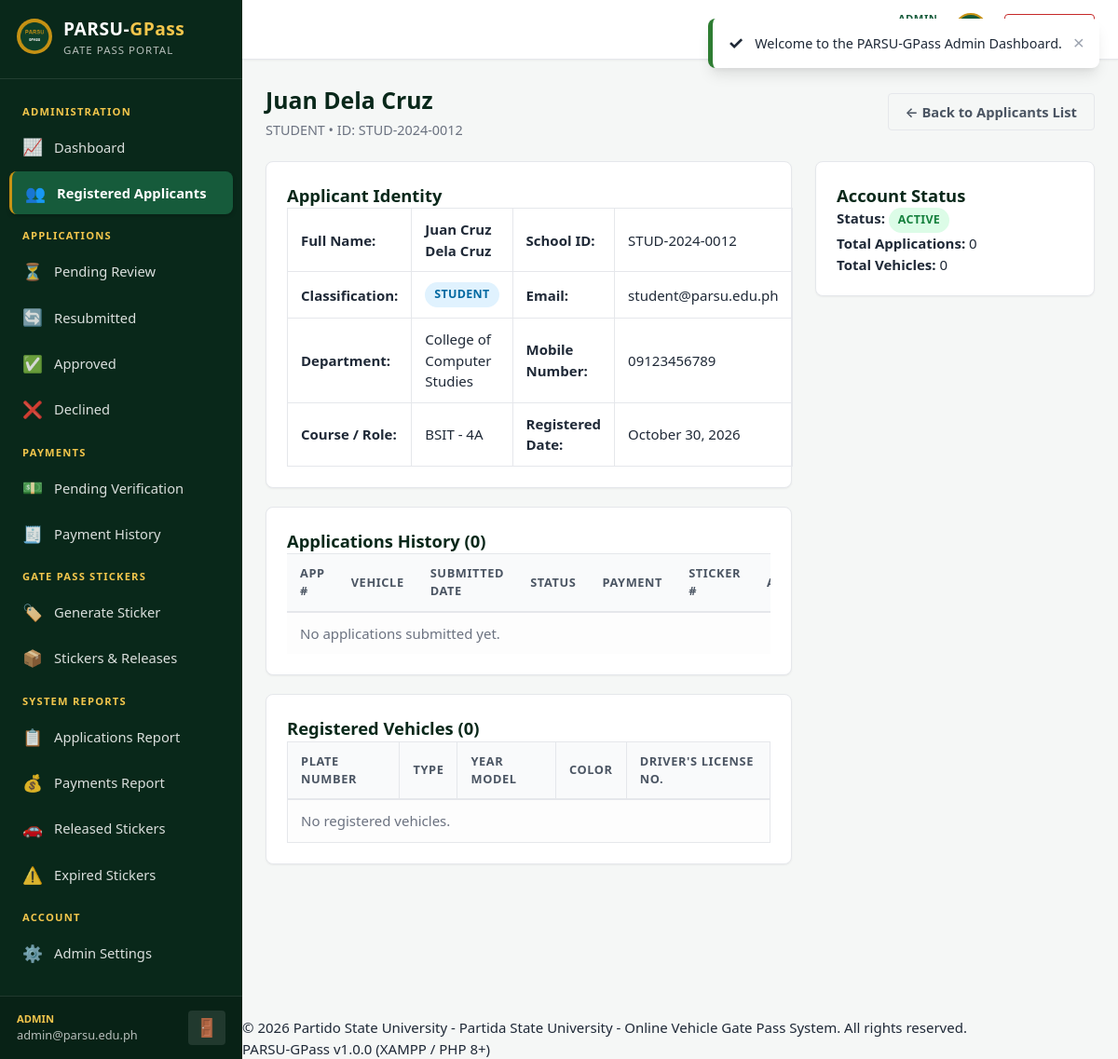
Screenshot of /admin/applicants/view.php?id=1 (signed in) with the database file from the repository.
### tables this page shows
CREATE TABLE `applicant_profiles` (
  `applicant_id` INT AUTO_INCREMENT PRIMARY KEY,
  `user_id` INT NOT NULL UNIQUE,
  `applicant_type` ENUM('student', 'employee') NOT NULL,
  `school_id` VARCHAR(50) NOT NULL UNIQUE,
  `first_name` VARCHAR(100) NOT NULL,
  `middle_name` VARCHAR(100) NULL DEFAULT NULL,
  `last_name` VARCHAR(100) NOT NULL,
  `suffix` VARCHAR(20) NULL DEFAULT NULL,
  `contact_number` VARCHAR(30) NOT NULL,
  `department` VARCHAR(150) NOT NULL,
  `course_year_section` VARCHAR(150) NULL DEFAULT NULL,
  `created_at` TIMESTAMP NOT NULL DEFAULT CURRENT_TIMESTAMP,
  CONSTRAINT `fk_applicant_user` FOREIGN KEY (`user_id`) REFERENCES `users` (`user_id`) ON DELETE CASCADE
);

CREATE TABLE `users` (
  `user_id` INT AUTO_INCREMENT PRIMARY KEY,
  `email` VARCHAR(150) NOT NULL UNIQUE,
  `password` VARCHAR(255) NOT NULL,
  `account_role` ENUM('applicant', 'admin') NOT NULL DEFAULT 'applicant',
  `account_status` ENUM('active', 'inactive') NOT NULL DEFAULT 'active',
  `created_at` TIMESTAMP NOT NULL DEFAULT CURRENT_TIMESTAMP
);

### includes/functions.php (called while the page is built, shortened)
<?php
function e(?string $string): string {
    return htmlspecialchars((string)$string, ENT_QUOTES, 'UTF-8');
}

### admin/applicants/view.php (the view, shortened to what this page needs)
<?php
$db = getDBConnection();
$applicantId = (int)($_GET['id'] ?? 0);
$stmt = $db->prepare("
    SELECT ap.*, u.email, u.account_status
    FROM applicant_profiles ap
    JOIN users u ON ap.user_id = u.user_id
    WHERE ap.applicant_id = ?
");
$stmt->execute([$applicantId]);
$applicant = $stmt->fetch();
$appStmt = $db->prepare("
    SELECT a.*, v.vehicle_type, v.plate_number, v.year_model, v.color,
           p.payment_status, p.amount,
           s.sticker_number, s.sticker_status
    FROM applications a
    JOIN vehicles v ON a.vehicle_id = v.vehicle_id
    LEFT JOIN payments p ON a.application_id = p.application_id
    LEFT JOIN gate_pass_stickers s ON a.application_id = s.application_id
    WHERE a.applicant_id = ?
    ORDER BY a.application_id DESC
");
$appStmt->execute([$applicantId]);
$applications = $appStmt->fetchAll();
$vehStmt = $db->prepare("SELECT * FROM vehicles WHERE applicant_id = ? ORDER BY created_at DESC");
$vehStmt->execute([$applicantId]);
$vehicles = $vehStmt->fetchAll();
include __DIR__ . '/../../includes/header.php';
?>
<div class="page-title-bar">
    <div>
        <h1 class="page-title"><?= e($applicant['first_name'] . ' ' . $applicant['last_name']) ?></h1>
        <p class="page-subtitle"><?= strtoupper(e($applicant['applicant_type'])) ?> &bull; ID: <?= e($applicant['school_id']) ?></p>
    </div>
    <div class="header-action-group">
        <a href="<?= BASE_URL ?>/admin/applicants/list.php" class="btn btn-outline-secondary">← Back to Applicants List</a>
    </div>
</div>
<div class="app-details-grid">
    <div class="app-details-main">
        <div class="card" style="margin-bottom: 20px;">
            <div class="card-header-tabs">
                <h3 class="card-heading">Applicant Identity</h3>
            </div>
            <table class="table table-bordered">
                <tbody>
                    <tr>
                        <th style="width: 25%;">Full Name:</th>
                        <td class="font-bold"><?= e(trim($applicant['first_name'] . ' ' . $applicant['middle_name'] . ' ' . $applicant['last_name'] . ' ' . $applicant['suffix'])) ?></td>
                        <th style="width: 25%;">School ID:</th>
                        <td><?= e($applicant['school_id']) ?></td>
                    </tr>
                    <tr>
                        <th>Classification:</th>
                        <td><span class="badge <?= $applicant['applicant_type'] === 'employee' ? 'badge-indigo' : 'badge-primary' ?>"><?= ucfirst(e($applicant['applicant_type'])) ?></span></td>
                        <th>Email:</th>
                        <td><?= e($applicant['email']) ?></td>
                    </tr>
                    <tr>
                        <th>Department:</th>
                        <td><?= e($applicant['department']) ?></td>
                        <th>Mobile Number:</th>
                        <td><?= e($applicant['contact_number']) ?></td>
                    </tr>
                    <tr>
                        <th>Course / Role:</th>
                        <td><?= e($applicant['course_year_section'] ?? 'N/A') ?></td>
                        <th>Registered Date:</th>
                        <td><?= date('F d, Y', strtotime($applicant['created_at'])) ?></td>
                    </tr>
                </tbody>
            </table>
        </div>
        <div class="card" style="margin-bottom: 20px;">
            <div class="card-header-tabs">
                <h3 class="card-heading">Applications History (<?= count($applications) ?>)</h3>
            </div>
            <div class="table-responsive">
                <table class="table table-hover table-striped">
                    <thead>
                        <tr>
                            <th>App #</th>
                            <th>Vehicle</th>
                            <th>Submitted Date</th>
                            <th>Status</th>
                            <th>Payment</th>
                            <th>Sticker #</th>
                            <th>Action</th>
                        </tr>
                    </thead>
                    <tbody>
                        <?php if (empty($applications)): ?>
                            <tr>
                                <td colspan="7" class="text-center text-muted">No applications submitted yet.</td>
                            </tr>
                        <?php endif; ?>
                    </tbody>
                </table>
            </div>
        </div>
        <div class="card">
            <div class="card-header-tabs">
                <h3 class="card-heading">Registered Vehicles (<?= count($vehicles) ?>)</h3>
            </div>
            <table class="table table-striped table-bordered">
                <thead>
                    <tr>
                        <th>Plate Number</th>
                        <th>Type</th>
                        <th>Year Model</th>
                        <th>Color</th>
                        <th>Driver's License No.</th>
                    </tr>
                </thead>
                <tbody>
                    <?php if (empty($vehicles)): ?>
                        <tr>
                            <td colspan="5" class="text-center text-muted">No registered vehicles.</td>
                        </tr>
                    <?php endif; ?>
                </tbody>
            </table>
        </div>
    </div>
    <div class="app-details-sidebar">
        <div class="card">
            <div class="card-header-tabs">
                <h3 class="card-heading">Account Status</h3>
            </div>
            <p><strong>Status:</strong> <span class="badge badge-success"><?= strtoupper(e($applicant['account_status'])) ?></span></p>
            <p><strong>Total Applications:</strong> <?= count($applications) ?></p>
            <p><strong>Total Vehicles:</strong> <?= count($vehicles) ?></p>
        </div>
    </div>
</div>
<?php include __DIR__ . '/../../includes/footer.php'; ?>

### assets/css/style.css (style rules this page uses)
:root { --primary-color: #0e3e28; --primary-light: #165b3b; --primary-dark: #09281a; --gold-color: #c69214; --gold-light: #f3c64c; --gold-dark: #9e730a; --accent-indigo: #3b429f; --success-color: #2e7d32; --danger-color: #c62828; --warning-color: #ef6c00; --info-color: #0277bd; --bg-main: #f5f7f6; --bg-surface: #ffffff; --text-primary: #1f2937; --text-secondary: #4b5563; --text-muted: #6b7280; --border-color: #e5e7eb; --border-light: #f3f4f6; --font-sans: system-ui, -apple-system, 'Segoe UI', Roboto, Helvetica, Arial, sans-serif; --shadow-sm: 0 1px 2px 0 rgba(0, 0, 0, 0.05); --shadow-md: 0 4px 6px -1px rgba(0, 0, 0, 0.08), 0 2px 4px -1px rgba(0, 0, 0, 0.04); --shadow-lg: 0 10px 15px -3px rgba(0, 0, 0, 0.1), 0 4px 6px -2px rgba(0, 0, 0, 0.05); --radius-sm: 4px; --radius-md: 8px; --radius-lg: 12px; }
*, *::before, *::after { box-sizing: border-box; margin: 0; padding: 0; }
body { font-family: var(--font-sans); font-size: 15px; line-height: 1.5; color: var(--text-primary); background-color: var(--bg-main); -webkit-font-smoothing: antialiased; }
a { color: var(--primary-light); text-decoration: none; transition: color 0.2s ease; }
.font-bold { font-weight: 700; }
.text-muted { color: var(--text-muted) !important; }
.text-center { text-align: center; }
.card { background-color: var(--bg-surface); border-radius: var(--radius-md); border: 1px solid var(--border-color); box-shadow: var(--shadow-sm); padding: 22px; }
.card-heading { font-size: 1.15rem; font-weight: 700; color: var(--primary-dark); }
.page-title-bar { display: flex; align-items: center; justify-content: space-between; margin-bottom: 22px; flex-wrap: wrap; gap: 15px; }
.page-title { font-size: 1.55rem; font-weight: 800; color: var(--primary-dark); }
.page-subtitle { font-size: 0.9rem; color: var(--text-muted); margin-top: 3px; }
.header-action-group { display: flex; align-items: center; gap: 10px; }
.btn { display: inline-flex; align-items: center; justify-content: center; gap: 8px; padding: 9px 18px; font-size: 0.92rem; font-weight: 600; border-radius: var(--radius-sm); border: 1px solid transparent; cursor: pointer; transition: all 0.2s ease; text-align: center; text-decoration: none; line-height: 1.4; }
.btn-outline-secondary { background: transparent; border-color: var(--border-color); color: var(--text-secondary); }
.badge { display: inline-block; padding: 4px 10px; font-size: 0.78rem; font-weight: 700; border-radius: 9999px; text-align: center; letter-spacing: 0.3px; text-transform: uppercase; }
.badge-primary { background: #e0f2fe; color: #0369a1; }
.badge-success { background: #dcfce7; color: #15803d; }
.table-responsive { width: 100%; overflow-x: auto; }
.table { width: 100%; border-collapse: collapse; margin-bottom: 0; }
.table th, .table td { padding: 11px 14px; text-align: left; border-top: 1px solid var(--border-color); vertical-align: middle; }
.table thead th { background-color: #f9fafb; color: var(--text-secondary); font-weight: 700; font-size: 0.8rem; text-transform: uppercase; letter-spacing: 0.6px; border-bottom: 2px solid var(--border-color); }
.table-striped tbody tr:nth-of-type(odd) { background-color: #fdfdfd; }
.table-bordered { border: 1px solid var(--border-color); }
.table-bordered th, .table-bordered td { border: 1px solid var(--border-color); }

### assets/css/admin.css (style rules this page uses)
.app-details-grid { display: flex; gap: 25px; align-items: flex-start; }
.app-details-main { flex: 2; min-width: 0; }
.app-details-sidebar { flex: 1; min-width: 300px; }

### rows the page displays
applicant_profiles: first_name+last_name "Juan Dela Cruz", applicant_type "STUDENT", school "STUD-2024-0012", first_name+middle_name+last_name "Juan Cruz Dela Cruz", user.email "student@parsu.edu.ph", department "College of Computer Studies", contact_number "09123456789", course_year_section "BSIT - 4A", created_at "October 30, 2026", user.account_status "ACTIVE"

### other values shown
$icon "✓"
$text "Welcome to the PARSU-GPass Admin Dashboard."
$role "ADMIN"
$_SESSION['user_email'] "admin@parsu.edu.ph"
count($applications) "0"
count($vehicles) "0"
UNIVERSITY_NAME "Partido State University"
APP_FULL_NAME "Partida State University - Online Vehicle Gate Pass System"
